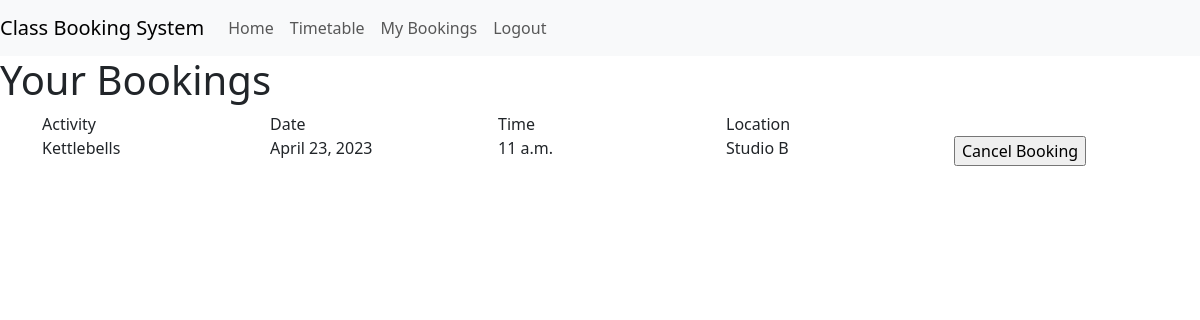
/view_bookings.html (signed in), run on the app's committed database.
### classbooking_app/models.py (models this page shows, shortened)
class Booking(models.Model):
    session = models.ForeignKey(Session, on_delete=models.CASCADE)
    user = models.CharField(
        max_length=50,
        null=False,
        blank=False,
        default="test_user"
        )
    confirmed = models.BooleanField(default=False)

class Session(models.Model):
    activity = models.ForeignKey(Activity, on_delete=models.CASCADE)
    date = models.DateField(default=date.today())
    time = models.TimeField(default=datetime.now())
    spaces = models.IntegerField(default=25)
    location = models.CharField(max_length=50, default='Studio A')
    running = models.BooleanField(default=True)

class Activity(models.Model):
    name = models.CharField(
        max_length=50,
        null=False,
        blank=False,
        default="test_class"
        )
    description = models.CharField(
        max_length=50,
        null=False,
        blank=False,
        default="test_description"
        )
    image = models.CharField(
        max_length=20,
        null=False,
        blank=False,
        default="test_image")
    capacity = models.IntegerField(
        null=False,
        blank=False,
        default=25
    )

### classbooking_app/views.py (the view)
# urls.py: path('view_bookings.html', views.view_bookings, name='view_bookings'),
def view_bookings(request):
    user = request.user
    if user.is_authenticated:
        if request.method == "POST":
            booking_id = request.POST.get('cancel')
            delete_booking(user, booking_id)
        bookings = Booking.objects.filter(user=user, confirmed=True)
        context = {
            'bookings': bookings
        }
        return render(request, 'classbooking_app/view_bookings.html', context)
    else:
        return render(request, 'classbooking_app/home.html')

### classbooking_app/templates/classbooking_app/view_bookings.html (shortened to what this page needs)
{% extends 'classbooking_app/base.html' %}
{% block contentbody %}
<h1>Your Bookings</h1>
<form method="POST" id="cancel-form">
{% if bookings|length > 0 %}
<div class="container">
 <div class="row">
   <div class="col">Activity</div>
   <div class="col">Date</div>
   <div class="col">Time</div>
   <div class="col">Location</div>
   <div class="col"></div>
 </div>
 {% for booking in bookings %}
 <div class="row run-{{ booking.session.running }}">
   <div class="col">{{ booking.session.activity.name }}</div>
   <div class="col">{{ booking.session.date }}</div>
   <div class="col">{{ booking.session.time }}</div>
   <div class="col">{{ booking.session.location }}</div>
   <div class="col">
     <input class="cancel-button run-{{ booking.session.running }}-btn" type="button" value="Cancel Booking" id="{{ booking.session.id }}_view"data-toggle="modal" data-target="#modal-{{ booking.session.id }}">
   </div>
 </div>
</div>
</form>
{% endfor %}
{% endif %}
{% endblock %}

### data on the page
Booking: session.activity.name "Kettlebells", session "April 23, 2023", session.time "11 a.m.", session.location "Studio B"
